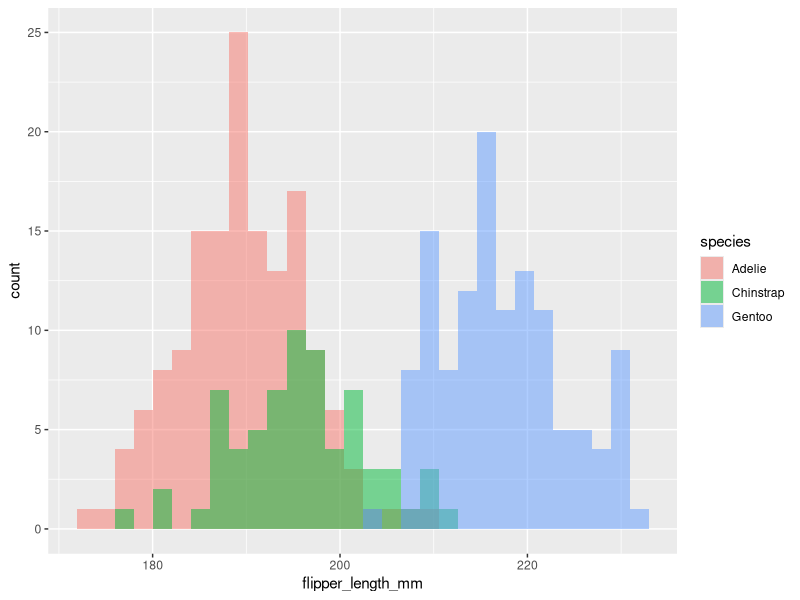

Recreate this plot in R. (Note: this script raises an error after producing the figure.)
## ---- chunk 1
knitr::opts_chunk$set(message = FALSE, warning = FALSE)
## ---- chunk 2
# File management
library(here)
# for dplyr, ggplot2
library(tidyverse)
#Loading data
library(rio)

#for the penguins dataset

# command to install the 'palmerpenguins' package if it's not already installed
#install.packages('palmerpenguins')

# Load the 'palmerpenguins' package which contains the 'penguins' dataset
library(palmerpenguins)

#Remove Scientific Notation 
options(scipen=999)
## ---- chunk 3
# Load the 'penguins' dataset into the current R session
data(penguins)
## ---- chunk 4
#| code-fold: true
penguins %>%                  # Take the 'penguins' dataset...
  group_by(species) %>%       # Group the data by the 'species' column
  summarize(                   # Summarize the data for each species based on the following calculations:
    mean_flipper = mean(flipper_length_mm, na.rm = TRUE), # Calculate the mean of 'flipper_length_mm', removing any missing values
    mean_mass = mean(body_mass_g, na.rm = TRUE),          # Calculate the mean of 'body_mass_g', removing any missing values
    std_flipper = sd(flipper_length_mm, na.rm = TRUE),    # Calculate the standard deviation of 'flipper_length_mm', removing any missing values
    std_mass = sd(body_mass_g, na.rm = TRUE),             # Calculate the standard deviation of 'body_mass_g', removing any missing values
    cor_flip_mass = cor(flipper_length_mm, body_mass_g)   # Calculate the correlation between 'flipper_length_mm' and 'body_mass_g'
  )
## ---- chunk 5
penguins %>%               # Take the 'penguins' dataset...
  ggplot(                  # ...and start building a plot using the 'ggplot' function
    aes(x = flipper_length_mm) # Map 'flipper_length_mm' to the x-axis
  ) + 
  geom_histogram(          # Add a histogram layer to visualize the distribution of flipper lengths
    aes(fill = species),   # Map the fill color of the bars to the 'species' column of the dataset
    alpha = 0.5,           # Set the transparency of the bars to 0.5, making them semi-transparent
    position = "identity"  # Ensure the bars are overlaid directly on top of each other
  )

## ---- chunk 6
#| code-fold: true
data1 <- import("https://raw.githubusercontent.com/dharaden/dharaden.github.io/main/data/data1.csv") %>% 
  mutate(dataset = "data1")   # Import the CSV file from the provided URL into 'data1' and add a new column 'dataset' with the value "data1" for all rows

data2 <- import("https://raw.githubusercontent.com/dharaden/dharaden.github.io/main/data/data2.csv") %>% 
  mutate(dataset = "data2")   # Import the CSV file from the provided URL into 'data2' and add a new column 'dataset' with the value "data2" for all rows

data3 <- import("https://raw.githubusercontent.com/dharaden/dharaden.github.io/main/data/data3.csv") %>% 
  mutate(dataset = "data3")   # Import the CSV file from the provided URL into 'data3' and add a new column 'dataset' with the value "data3" for all rows
## ---- chunk 7
three_data <- bind_rows(data1, data2, data3)   # Combine the rows of 'data1', 'data2', and 'data3' into a single data frame named 'three_data'
## ---- chunk 8
#| code-fold: true
three_data %>%  # Take the combined 'three_data' dataset...
  group_by(dataset) %>% # ...and group the data by the 'dataset' column (which indicates the source: 'data1', 'data2', or 'data3')
  summarize( # Summarize the data for each group (i.e., for each original dataset) based on the following calculations:
    mean_x = mean(x), # Calculate the mean of the 'x' column
    mean_y = mean(y), # Calculate the mean of the 'y' column
    std_x = sd(x),    # Calculate the standard deviation of the 'x' column
    std_y = sd(y),    # Calculate the standard deviation of the 'y' column
    cor_xy = cor(x,y) # Calculate the correlation between the 'x' and 'y' columns
  )
## ---- chunk 9
state_school <- import("https://raw.githubusercontent.com/dharaden/dharaden.github.io/main/data/NM-NY_CAS.csv")   
# Import the CSV file from the provided URL into the 'state_school' data frame
